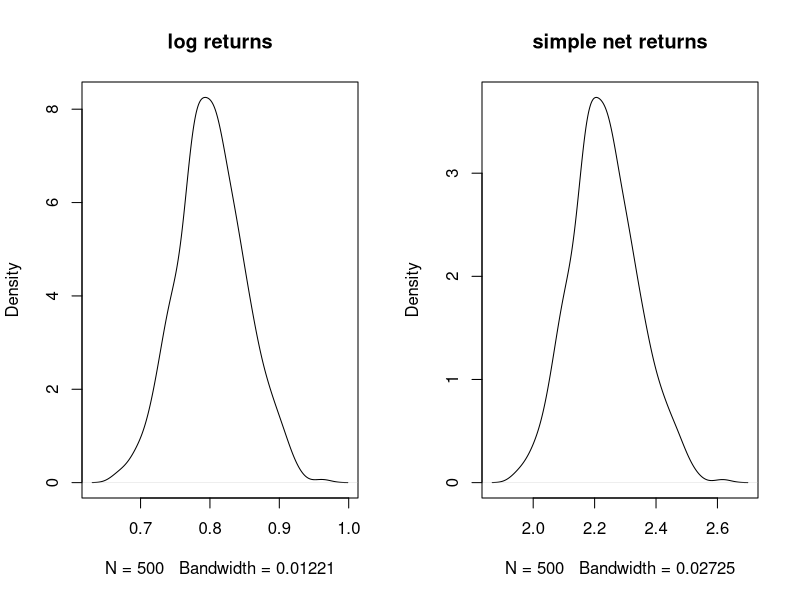
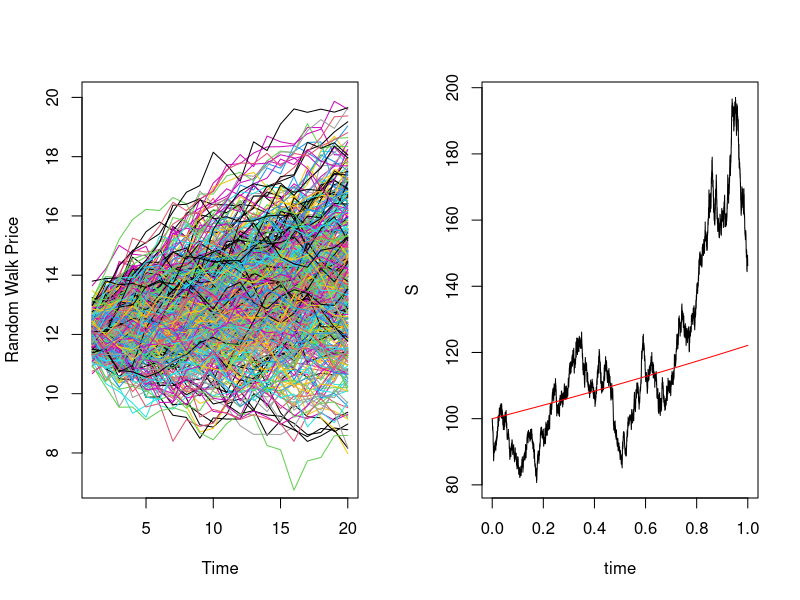
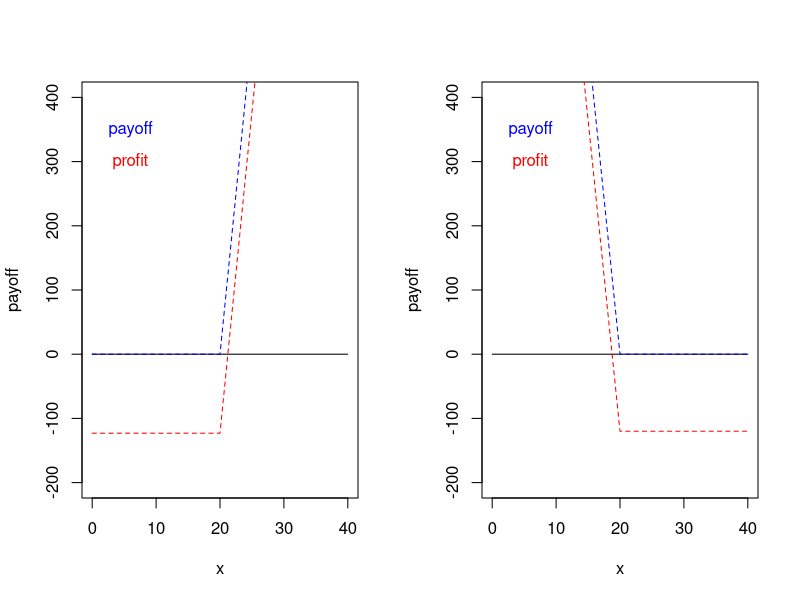

Here is the R script that generated these plots, in order:
## ---- chunk 1
set.seed(123)
x = rnorm(500, mean=.8, sd=.05)
cat("Mean for sample of simple net returns is", mean(exp(x)), "\n")
cat("Variance for sample of simple net retruns is", sd(exp(x)), "\n")

par(mfrow=c(1,2))
plot(density(x), main = "log returns")#hist(x, main="log returns", col="red")
plot(density(exp(x)), main = "simple net returns")#hist(exp(x), main="simple returns", col = "blue")
## ---- chunk 2
set.seed(123)
p0 = 12
T = 20
sim=500
rt = rnorm(T*sim, mean=.1, sd=.5)
dim(rt) = c(T, sim) # change rt into a T*sim matrix layout
pt = p0 + apply(rt, 2, cumsum) # compute cumulative sums for each column (dimension 2)

x = 1:T
plot(x, pt[,1], xlab="Time", ylab="Random Walk Price", type='l', ylim=c(7,20))
for (i in 2:sim) {
  lines(x, pt[,i], col=i)
}
cat("The number of walks with a final price > 16 is", sum(pt[20,]>16), "\n")
cat("Or", sum(pt[20,]>16)/sim, "%", "\n")
## ---- chunk 3
set.seed(1234)
mu = .2
sig = .5
T = 1
S0 = 100
n = 10000
dt = T/n
t = seq(0, T, by=dt)
R = mu*dt + sig*rnorm(n, mean=0, sd=sqrt(dt))
S = c(S0, rep(0,n))
#S = S0 + cumsum(R)
for (i in 1:n) {
  S[i+1] = S[i]*R[i] + S[i]
}
plot(t, S, type="l", xlab="time")
lines(t, c(S0*exp(mu*t)), col="red") #abline(lm(S~c(1:10000)))
## ---- chunk 4
set.seed(123)
mu = .2
sig = .5
sim = 500
T = 1
S0 = 100
n = 10000
dt = T/n
t = seq(0, T, by=dt)
R = mu*dt + sig*rnorm(n*sim, mean=0, sd=sqrt(dt))
dim(R) = c(n, sim)
S = matrix(rep(0, (n+1)*sim), n+1, sim)
S[1,] = rep(S0, sim)
for (j in 1:sim) {
  for (i in 1:n) {
    S[i+1,j] = S[i,j]*R[i,j]+S[i,j]
  }
}
cat("There are", sum(S[(.8/dt),]>120), "simulated values for S at time 0.8 that are greater than 120\n")
pnorm(log(120/100), mean=0.06, sd=sqrt(0.2), lower.tail = F)
## ---- chunk 5
x = seq(0,4000)/100.00
premium = 100
p0 = 20
y = integer(0)
payoff = integer(0)
for (price in x) {
  payoff = append(payoff, max(c((price*100 - p0*100), 0)))
}
y = payoff - (exp(0.12/4)*premium)
plot(x, payoff, type="n", lty=1, lwd=1, col="blue", ylim=c(-200,400))
lines(x, replicate(length(x), 0))
lines(x, payoff, lty=2, lwd=1, col="blue")
lines(x, (y-p0), lty=2, lwd=1, col="red")
text(6, 350, labels="payoff", col="blue")
text(6, 300, labels="profit", col="red")
## ---- chunk 6
x = seq(0,4000)/100.00
premium = 100
p0 = 20
y = integer(0)
payoff = integer(0)
for (price in x) {
  payoff = append(payoff, max(c((exp(-0.12/4)*(p0*100 - price*100)), 0)))
}
y = payoff - premium
plot(x, payoff, type="n", lty=1, lwd=1, col="blue", ylim=c(-200,400))
lines(x, replicate(length(x), 0))
lines(x, payoff, lty=2, lwd=1, col="blue")
lines(x, (y-p0), lty=2, lwd=1, col="red")
text(6, 350, labels="payoff", col="blue")
text(6, 300, labels="profit", col="red")
